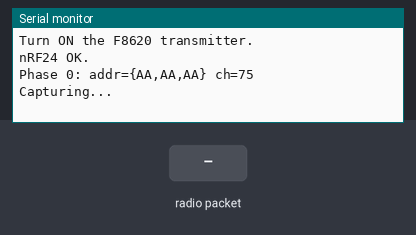
A sketch run on a simulated Arduino Uno, built with avr-gcc and run on an emulated ATmega328P. Parts: the last lines printed to the serial monitor. The inputs (shaded band) are chosen by the test bench. No radio packets arrive unless stated.

Above: at 2.2 s.
2.3 s: radio packet "1" arrives
At 3.5 s:
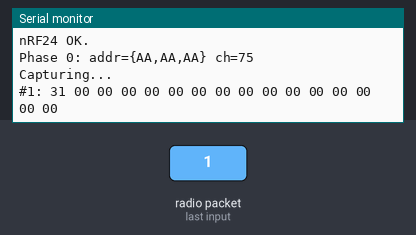
3.8 s: radio packet "0" arrives
At 4.6 s:
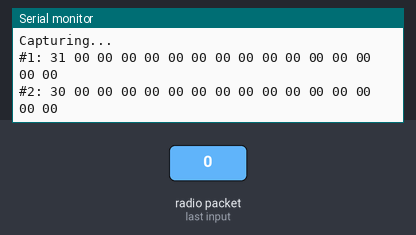
5.3 s: radio packet "2" arrives
At 5.8 s:
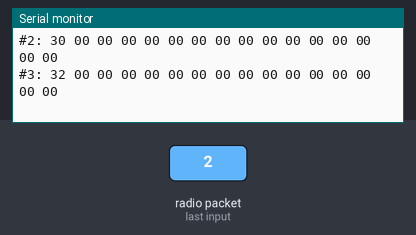

Measured:
- after the input at 2.3 s, the serial monitor: prints a new line at once (image 1)
- after the input at 3.8 s, the serial monitor: prints a new line at once (image 2)
- after the input at 5.3 s, the serial monitor: prints a new line at once (image 3)

The sketch:

08_stat_discovery.ino
```cpp
// ============================================================================
// F8620 USB Transmitter — Statistical Address Discovery
// Target board: Arduino Uno (Elegoo)
// Library required: RF24 by TMRh20
//
// PURPOSE: Discover the unknown TX address by statistical analysis.
//          Captures many packets with minimal filtering and finds byte
//          positions that have consistent values (= real address/header).
//
// METHOD:
//   - Listen on channel 75 (strongest from scan) with 3-byte addr width
//   - Use address {0xAA, 0xAA, 0xAA} (preamble continuation, max catch rate)
//   - Capture N packets, track first-8-byte value frequencies
//   - Report which byte positions have a dominant value
//
// With nRF24 addr={0xAA,0xAA,0xAA} (3-byte), after the real preamble+3xAA
// match, the "payload" bytes 0-1 are actually the remaining 2 address bytes,
// and bytes 2+ are the real payload.
// ============================================================================

#include <SPI.h>
#include <RF24.h>

RF24 radio(9, 10);

// Configuration
static const uint8_t LISTEN_CHANNEL = 75;   // strongest from scan
static const uint8_t NUM_POSITIONS = 10;    // analyze first 10 bytes
static const uint16_t CAPTURE_COUNT = 200;  // packets per analysis round

// For each byte position, track the top-3 most common values
// (can't afford full 256-entry histogram on Uno)
struct ByteStat {
  uint8_t top_val[4];
  uint8_t top_count[4];
  uint16_t total;
};

static ByteStat stats[NUM_POSITIONS];
static uint16_t captured = 0;
static uint8_t phase = 0;  // 0=AA addr, 1=55 addr, 2=try 1-byte offsets
static uint8_t current_addr[3] = {0xAA, 0xAA, 0xAA};

void reset_stats() {
  for (uint8_t i = 0; i < NUM_POSITIONS; i++) {
    for (uint8_t j = 0; j < 4; j++) {
      stats[i].top_val[j] = 0;
      stats[i].top_count[j] = 0;
    }
    stats[i].total = 0;
  }
  captured = 0;
}

void update_stats(uint8_t* buf) {
  for (uint8_t pos = 0; pos < NUM_POSITIONS; pos++) {
    uint8_t val = buf[pos];
    stats[pos].total++;

    // Check if this value is already in top-4
    bool found = false;
    for (uint8_t j = 0; j < 4; j++) {
      if (stats[pos].top_val[j] == val && stats[pos].top_count[j] > 0) {
        stats[pos].top_count[j]++;
        found = true;
        // Bubble up if needed
        if (j > 0 && stats[pos].top_count[j] > stats[pos].top_count[j-1]) {
          uint8_t tv = stats[pos].top_val[j-1];
          uint8_t tc = stats[pos].top_count[j-1];
          stats[pos].top_val[j-1] = stats[pos].top_val[j];
          stats[pos].top_count[j-1] = stats[pos].top_count[j];
          stats[pos].top_val[j] = tv;
          stats[pos].top_count[j] = tc;
        }
        break;
      }
    }

    if (!found) {
      // Replace lowest entry if count >= lowest
      if (stats[pos].top_count[3] == 0) {
        stats[pos].top_val[3] = val;
        stats[pos].top_count[3] = 1;
      } else {
        // Just increment a general counter (we lose precision for rare values)
        // Replace slot 3 if current count = 1 (tie-break with new value)
        if (stats[pos].top_count[3] <= 1) {
          stats[pos].top_val[3] = val;
          stats[pos].top_count[3] = 1;
        }
      }
    }
  }
}

void print_hex(uint8_t val) {
  if (val < 0x10) Serial.print('0');
  Serial.print(val, HEX);
}

void print_stats() {
  Serial.println(F("\n--- Byte Position Analysis ---"));
  Serial.println(F("Pos | Top1 (cnt) | Top2 (cnt) | Top3 (cnt) | Confidence"));

  for (uint8_t pos = 0; pos < NUM_POSITIONS; pos++) {
    Serial.print(F("  "));
    Serial.print(pos);
    Serial.print(F(" | "));

    for (uint8_t j = 0; j < 3; j++) {
      Serial.print(F("0x"));
      print_hex(stats[pos].top_val[j]);
      Serial.print(F(" ("));
      Serial.print(stats[pos].top_count[j]);
      Serial.print(F(") | "));
    }

    // Confidence: if top value dominates, it's likely part of fixed structure
    uint16_t total = stats[pos].total;
    if (total > 0 && stats[pos].top_count[0] > 0) {
      uint8_t pct = (uint16_t)stats[pos].top_count[0] * 100 / total;
      Serial.print(pct);
      Serial.print(F("%"));
      if (pct > 30) Serial.print(F(" <<<"));  // flag promising positions
      if (pct > 50) Serial.print(F(" STRONG"));
    }
    Serial.println();
  }
}

void setup_listen() {
  radio.stopListening();
  radio.setChannel(LISTEN_CHANNEL);
  radio.setDataRate(RF24_1MBPS);
  radio.setCRCLength(RF24_CRC_DISABLED);
  radio.setAutoAck(false);
  radio.setPayloadSize(32);
  radio.setAddressWidth(3);
  radio.openReadingPipe(0, current_addr);
  radio.startListening();
}

void setup() {
  Serial.begin(115200);
  delay(1000);

  Serial.println(F("=== F8620 Statistical Address Discovery ==="));
  Serial.println(F("Captures packets and finds repeating byte patterns."));
  Serial.println(F("Repeating bytes = address/header of real TX signal."));
  Serial.println(F("Turn ON the F8620 transmitter."));
  Serial.println();

  if (!radio.begin()) {
    Serial.println(F("[FAIL] nRF24 not found!"));
    while (1) { delay(1000); }
  }

  Serial.println(F("nRF24 OK."));
  reset_stats();
  setup_listen();

  Serial.print(F("Phase 0: addr={AA,AA,AA} ch="));
  Serial.println(LISTEN_CHANNEL);
  Serial.println(F("Capturing..."));
}

void loop() {
  uint8_t pipe;
  if (radio.available(&pipe)) {
    uint8_t buf[32];
    radio.read(buf, 32);

    // Basic noise filter: not all same byte
    bool valid = false;
    uint8_t first = buf[0];
    for (uint8_t i = 1; i < 10; i++) {
      if (buf[i] != first) { valid = true; break; }
    }

    if (valid) {
      update_stats(buf);
      captured++;

      // Print first few raw captures for visual inspection
      if (captured <= 5 || captured % 50 == 0) {
        Serial.print(F("#"));
        Serial.print(captured);
        Serial.print(F(": "));
        for (uint8_t i = 0; i < 16; i++) {
          print_hex(buf[i]);
          Serial.print(' ');
        }
        Serial.println();
      }

      if (captured >= CAPTURE_COUNT) {
        print_stats();

        // Move to next phase
        phase++;
        reset_stats();

        if (phase == 1) {
          // Try with 0x55 address (other preamble polarity)
          current_addr[0] = 0x55;
          current_addr[1] = 0x55;
          current_addr[2] = 0x55;
          setup_listen();
          Serial.print(F("\nPhase 1: addr={55,55,55} ch="));
          Serial.println(LISTEN_CHANNEL);
        } else if (phase == 2) {
          // Try hopping all target channels with AA addr
          current_addr[0] = 0xAA;
          current_addr[1] = 0xAA;
          current_addr[2] = 0xAA;
          setup_listen();
          Serial.println(F("\nPhase 2: addr={AA,AA,AA} hopping ch72-77"));
        } else if (phase == 3) {
          // Try with 2-byte continuation + likely first byte from phase 0
          Serial.println(F("\nPhase 3: Using discovered byte patterns..."));
          // Use the most common byte[0] from phase 0 as part of addr
          current_addr[0] = 0xAA;
          current_addr[1] = 0xAA;
          current_addr[2] = stats[0].top_val[0]; // most common first payload byte
          setup_listen();
        } else {
          Serial.println(F("\n=== All phases complete. ==="));
          Serial.println(F("Look for byte positions with >30% confidence."));
          Serial.println(F("Those values form the TX address."));
          phase = 0;
          current_addr[0] = 0xAA;
          current_addr[1] = 0xAA;
          current_addr[2] = 0xAA;
          setup_listen();
        }
      }
    }
  }

  // Channel hopping in phase 2
  if (phase == 2) {
    static uint32_t last_hop = 0;
    static uint8_t ch_idx = 0;
    if (millis() - last_hop > 3) {
      ch_idx = (ch_idx + 1) % 6;
      static const uint8_t chs[] = {72, 73, 74, 75, 76, 77};
      radio.stopListening();
      radio.setChannel(chs[ch_idx]);
      radio.startListening();
      last_hop = millis();
    }
  }
}
```
